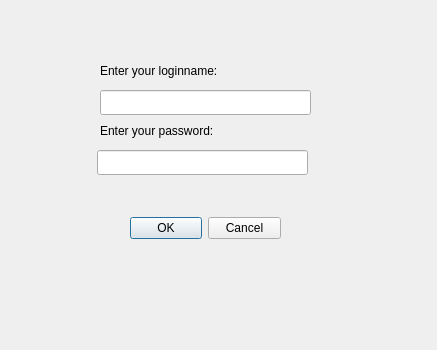
<?xml version="1.0" encoding="UTF-8"?>
<ui version="4.0">
 <class>LoginDialog</class>
 <widget class="QDialog" name="LoginDialog">
  <property name="geometry">
   <rect>
    <x>0</x>
    <y>0</y>
    <width>437</width>
    <height>350</height>
   </rect>
  </property>
  <property name="windowTitle">
   <string>Dialog</string>
  </property>
  <widget class="QLineEdit" name="Password_enter_line">
   <property name="geometry">
    <rect>
     <x>97</x>
     <y>150</y>
     <width>211</width>
     <height>25</height>
    </rect>
   </property>
   <property name="text">
    <string/>
   </property>
  </widget>
  <widget class="QDialogButtonBox" name="login_button">
   <property name="geometry">
    <rect>
     <x>130</x>
     <y>200</y>
     <width>151</width>
     <height>56</height>
    </rect>
   </property>
   <property name="orientation">
    <enum>Qt::Horizontal</enum>
   </property>
   <property name="standardButtons">
    <set>QDialogButtonBox::Cancel|QDialogButtonBox::Ok</set>
   </property>
   <property name="centerButtons">
    <bool>false</bool>
   </property>
  </widget>
  <widget class="QLineEdit" name="login_enter_line">
   <property name="geometry">
    <rect>
     <x>100</x>
     <y>90</y>
     <width>211</width>
     <height>25</height>
    </rect>
   </property>
  </widget>
  <widget class="QLabel" name="login_lable">
   <property name="geometry">
    <rect>
     <x>100</x>
     <y>60</y>
     <width>211</width>
     <height>21</height>
    </rect>
   </property>
   <property name="text">
    <string>Enter your loginname: </string>
   </property>
  </widget>
  <widget class="QLabel" name="password_lable">
   <property name="geometry">
    <rect>
     <x>100</x>
     <y>120</y>
     <width>211</width>
     <height>21</height>
    </rect>
   </property>
   <property name="text">
    <string>Enter your password:</string>
   </property>
  </widget>
 </widget>
 <resources/>
 <connections>
  <connection>
   <sender>login_button</sender>
   <signal>accepted()</signal>
   <receiver>LoginDialog</receiver>
   <slot>accept()</slot>
   <hints>
    <hint type="sourcelabel">
     <x>248</x>
     <y>254</y>
    </hint>
    <hint type="destinationlabel">
     <x>157</x>
     <y>274</y>
    </hint>
   </hints>
  </connection>
  <connection>
   <sender>login_button</sender>
   <signal>rejected()</signal>
   <receiver>LoginDialog</receiver>
   <slot>reject()</slot>
   <hints>
    <hint type="sourcelabel">
     <x>316</x>
     <y>260</y>
    </hint>
    <hint type="destinationlabel">
     <x>286</x>
     <y>274</y>
    </hint>
   </hints>
  </connection>
 </connections>
</ui>
